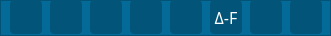
     <widget class="QFrame" name="bar_cb_pg">
      <property name="enabled">
       <bool>true</bool>
      </property>
      <property name="maximumSize">
       <size>
        <width>16777215</width>
        <height>36</height>
       </size>
      </property>
      <property name="styleSheet">
       <string notr="true">/**background-color: rgb(213, 244, 230);**/background-color: rgb(4, 107, 153);
</string>
      </property>
      <property name="frameShape">
       <enum>QFrame::StyledPanel</enum>
      </property>
      <property name="frameShadow">
       <enum>QFrame::Raised</enum>
      </property>
      <widget class="QPushButton" name="btn_abrir">
       <property name="geometry">
        <rect>
         <x>50</x>
         <y>0</y>
         <width>32</width>
         <height>34</height>
        </rect>
       </property>
       <property name="cursor">
        <cursorShape>PointingHandCursor</cursorShape>
       </property>
       <property name="toolTip">
        <string>Abrir</string>
       </property>
       <property name="styleSheet">
        <string notr="true">QPushButton{
/* Color de fondo*/
/**background-color: rgb(213, 244, 230);**/
	background-color: rgb(2, 85, 120);

font: 75 12pt &quot;Bell MT&quot;;
border-radius : 4px;
/**border : 2px solid  rgb(240, 240, 240);**/

}

/* Cambia color al estar sobre*/
QPushButton:hover{
	
	background-color: rgb(0, 207, 255);
}
/* Cambia color al dar click*/
QPushButton:pressed{

background-color:rgb(173, 238, 236);

}


</string>
       </property>
       <property name="text">
        <string/>
       </property>
       <property name="icon">
        <iconset>
         <normaloff>resource/Abrir.ico</normaloff>resource/Abrir.ico</iconset>
       </property>
       <property name="iconSize">
        <size>
         <width>20</width>
         <height>20</height>
        </size>
       </property>
      </widget>
      <widget class="QPushButton" name="btn_guardar">
       <property name="geometry">
        <rect>
         <x>90</x>
         <y>0</y>
         <width>32</width>
         <height>34</height>
        </rect>
       </property>
       <property name="cursor">
        <cursorShape>PointingHandCursor</cursorShape>
       </property>
       <property name="toolTip">
        <string>Guardar</string>
       </property>
       <property name="styleSheet">
        <string notr="true">QPushButton{
/* Color de fondo*/
/**background-color: rgb(213, 244, 230);**/
	background-color: rgb(2, 85, 120);

font: 75 12pt &quot;Bell MT&quot;;
border-radius : 4px;
/**border : 2px solid  rgb(240, 240, 240);**/

}

/* Cambia color al estar sobre*/
QPushButton:hover{
	
	background-color: rgb(0, 207, 255);
}
/* Cambia color al dar click*/
QPushButton:pressed{

background-color:rgb(173, 238, 236);

}


</string>
       </property>
       <property name="text">
        <string/>
       </property>
       <property name="icon">
        <iconset>
         <normaloff>resource/Guardar.ico</normaloff>resource/Guardar.ico</iconset>
       </property>
       <property name="iconSize">
        <size>
         <width>20</width>
         <height>20</height>
        </size>
       </property>
      </widget>
      <widget class="QPushButton" name="btn_inicio">
       <property name="geometry">
        <rect>
         <x>130</x>
         <y>0</y>
         <width>32</width>
         <height>34</height>
        </rect>
       </property>
       <property name="cursor">
        <cursorShape>PointingHandCursor</cursorShape>
       </property>
       <property name="toolTip">
        <string>Inicio</string>
       </property>
       <property name="styleSheet">
        <string notr="true">QPushButton{
/* Color de fondo*/
/**background-color: rgb(213, 244, 230);**/
	background-color: rgb(2, 85, 120);

font: 75 12pt &quot;Bell MT&quot;;
border-radius : 4px;
/**border : 2px solid  rgb(240, 240, 240);**/

}

/* Cambia color al estar sobre*/
QPushButton:hover{
	
	background-color: rgb(0, 207, 255);
}
/* Cambia color al dar click*/
QPushButton:pressed{

background-color:rgb(173, 238, 236);

}


</string>
       </property>
       <property name="text">
        <string/>
       </property>
       <property name="icon">
        <iconset>
         <normaloff>resource/I.ico</normaloff>resource/I.ico</iconset>
       </property>
       <property name="iconSize">
        <size>
         <width>20</width>
         <height>20</height>
        </size>
       </property>
      </widget>
      <widget class="QPushButton" name="btn_matrices">
       <property name="geometry">
        <rect>
         <x>170</x>
         <y>0</y>
         <width>32</width>
         <height>34</height>
        </rect>
       </property>
       <property name="cursor">
        <cursorShape>PointingHandCursor</cursorShape>
       </property>
       <property name="toolTip">
        <string>Matrices de rigidez</string>
       </property>
       <property name="styleSheet">
        <string notr="true">QPushButton{
/* Color de fondo*/
/**background-color: rgb(213, 244, 230);**/
	background-color: rgb(2, 85, 120);

font: 75 12pt &quot;Bell MT&quot;;
border-radius : 4px;
/**border : 2px solid  rgb(240, 240, 240);**/

}

/* Cambia color al estar sobre*/
QPushButton:hover{
	background-color: rgb(0, 207, 255);
}
/* Cambia color al dar click*/
QPushButton:pressed{

background-color:rgb(173, 238, 236);

}


</string>
       </property>
       <property name="text">
        <string/>
       </property>
       <property name="icon">
        <iconset>
         <normaloff>iconos/K.ico</normaloff>iconos/K.ico</iconset>
       </property>
       <property name="iconSize">
        <size>
         <width>20</width>
         <height>20</height>
        </size>
       </property>
      </widget>
      <widget class="QPushButton" name="btn_delta_fuerza">
       <property name="geometry">
        <rect>
         <x>210</x>
         <y>0</y>
         <width>32</width>
         <height>34</height>
        </rect>
       </property>
       <property name="font">
        <font>
         <family>Bell MT</family>
         <pointsize>12</pointsize>
         <weight>9</weight>
         <italic>false</italic>
         <bold>false</bold>
        </font>
       </property>
       <property name="cursor">
        <cursorShape>PointingHandCursor</cursorShape>
       </property>
       <property name="mouseTracking">
        <bool>true</bool>
       </property>
       <property name="toolTip">
        <string>Exportar a Excel</string>
       </property>
       <property name="accessibleName">
        <string extracomment="Exportar a Excel"/>
       </property>
       <property name="accessibleDescription">
        <string/>
       </property>
       <property name="styleSheet">
        <string notr="true">QPushButton{
/* Color de fondo*/
/**background-color: rgb(213, 244, 230);**/
	background-color: rgb(2, 85, 120);
	color: rgb(255, 255, 255);
font: 75 12pt &quot;Bell MT&quot;;
border-radius : 4px;
/**border : 2px solid  rgb(240, 240, 240);**/

}

/* Cambia color al estar sobre*/
QPushButton:hover{
	
	background-color: rgb(0, 207, 255);
}
/* Cambia color al dar click*/
QPushButton:pressed{

background-color:rgb(173, 238, 236);

}


</string>
       </property>
       <property name="text">
        <string>Δ-F</string>
       </property>
       <property name="iconSize">
        <size>
         <width>23</width>
         <height>23</height>
        </size>
       </property>
       <property name="checkable">
        <bool>false</bool>
       </property>
       <property name="checked">
        <bool>false</bool>
       </property>
      </widget>
      <widget class="QPushButton" name="btn_fuerzas">
       <property name="geometry">
        <rect>
         <x>250</x>
         <y>0</y>
         <width>32</width>
         <height>34</height>
        </rect>
       </property>
       <property name="cursor">
        <cursorShape>PointingHandCursor</cursorShape>
       </property>
       <property name="toolTip">
        <string>Fuerzas Internas</string>
       </property>
       <property name="styleSheet">
        <string notr="true">QPushButton{
/* Color de fondo*/
/**background-color: rgb(213, 244, 230);**/
	background-color: rgb(2, 85, 120);

font: 75 12pt &quot;Bell MT&quot;;
border-radius : 4px;
/**border : 2px solid  rgb(240, 240, 240);**/

}

/* Cambia color al estar sobre*/
QPushButton:hover{
	
	background-color: rgb(0, 207, 255);
}
/* Cambia color al dar click*/
QPushButton:pressed{

background-color:rgb(173, 238, 236);

}


</string>
       </property>
       <property name="text">
        <string/>
       </property>
       <property name="icon">
        <iconset>
         <normaloff>iconos/F.ico</normaloff>iconos/F.ico</iconset>
       </property>
       <property name="iconSize">
        <size>
         <width>20</width>
         <height>20</height>
        </size>
       </property>
      </widget>
      <widget class="QPushButton" name="btn_deformada">
       <property name="geometry">
        <rect>
         <x>290</x>
         <y>0</y>
         <width>32</width>
         <height>34</height>
        </rect>
       </property>
       <property name="cursor">
        <cursorShape>PointingHandCursor</cursorShape>
       </property>
       <property name="mouseTracking">
        <bool>false</bool>
       </property>
       <property name="toolTip">
        <string>Deformada</string>
       </property>
       <property name="styleSheet">
        <string notr="true">QPushButton{
/* Color de fondo*/
/**background-color: rgb(213, 244, 230);**/
	background-color: rgb(2, 85, 120);

font: 75 12pt &quot;Bell MT&quot;;
border-radius : 4px;
/**border : 2px solid  rgb(240, 240, 240);**/

}

/* Cambia color al estar sobre*/
QPushButton:hover{
	
	background-color: rgb(0, 207, 255);
}
/* Cambia color al dar click*/
QPushButton:pressed{

background-color:rgb(173, 238, 236);

}


</string>
       </property>
       <property name="text">
        <string/>
       </property>
       <property name="icon">
        <iconset>
         <normaloff>iconos/D.ico</normaloff>iconos/D.ico</iconset>
       </property>
       <property name="iconSize">
        <size>
         <width>30</width>
         <height>20</height>
        </size>
       </property>
       <property name="checkable">
        <bool>false</bool>
       </property>
       <property name="checked">
        <bool>false</bool>
       </property>
       <property name="autoDefault">
        <bool>false</bool>
       </property>
      </widget>
      <widget class="QPushButton" name="btn_nuevo">
       <property name="geometry">
        <rect>
         <x>10</x>
         <y>0</y>
         <width>32</width>
         <height>34</height>
        </rect>
       </property>
       <property name="cursor">
        <cursorShape>PointingHandCursor</cursorShape>
       </property>
       <property name="toolTip">
        <string>Nuevo</string>
       </property>
       <property name="whatsThis">
        <string>Nuevo</string>
       </property>
       <property name="styleSheet">
        <string notr="true">QPushButton{
/* Color de fondo*/
/**background-color: rgb(213, 244, 230);**/
	background-color: rgb(2, 85, 120);

font: 75 12pt &quot;Bell MT&quot;;
border-radius : 4px;
/**border : 2px solid  rgb(240, 240, 240);**/

}

/* Cambia color al estar sobre*/
QPushButton:hover{
	
	background-color: rgb(0, 207, 255);
}
/* Cambia color al dar click*/
QPushButton:pressed{

background-color:rgb(173, 238, 236);

}


</string>
       </property>
       <property name="text">
        <string/>
       </property>
       <property name="icon">
        <iconset>
         <normaloff>resource/Nuevo.ico</normaloff>resource/Nuevo.ico</iconset>
       </property>
       <property name="iconSize">
        <size>
         <width>20</width>
         <height>20</height>
        </size>
       </property>
      </widget>
     </widget>
